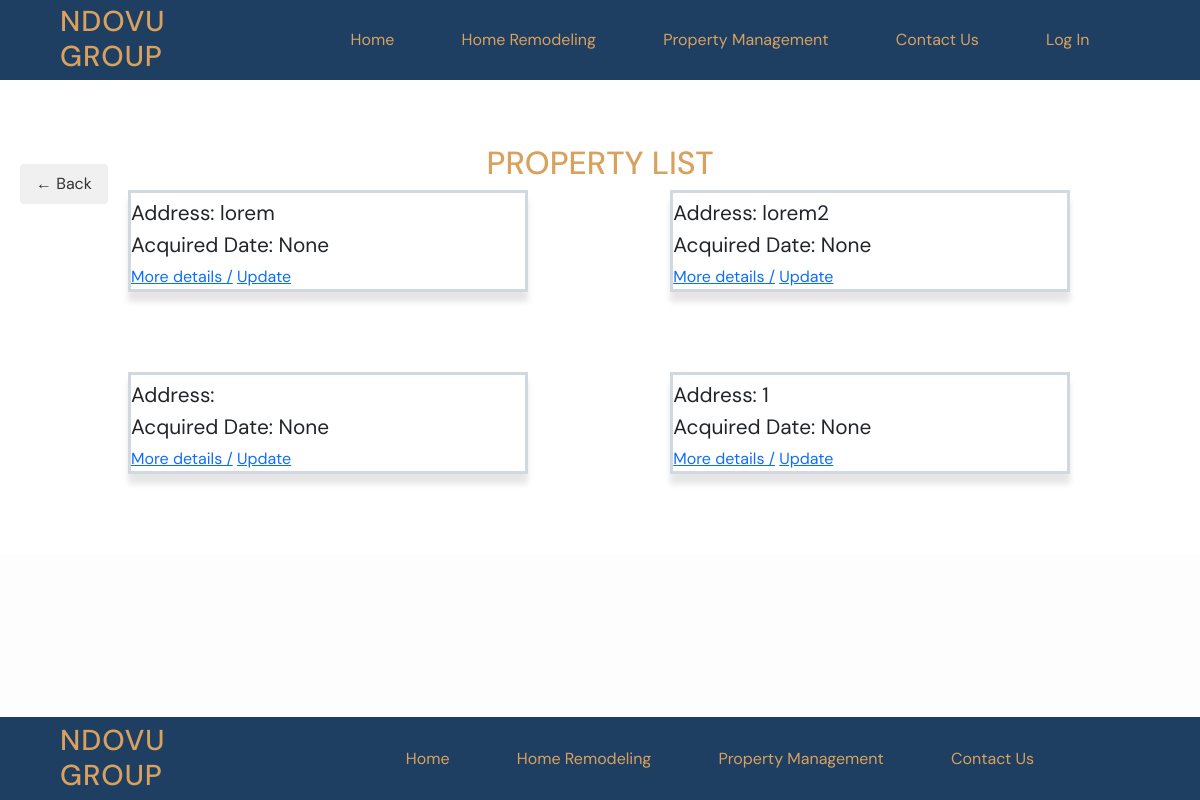
Before: /property/property/ with the older database file.
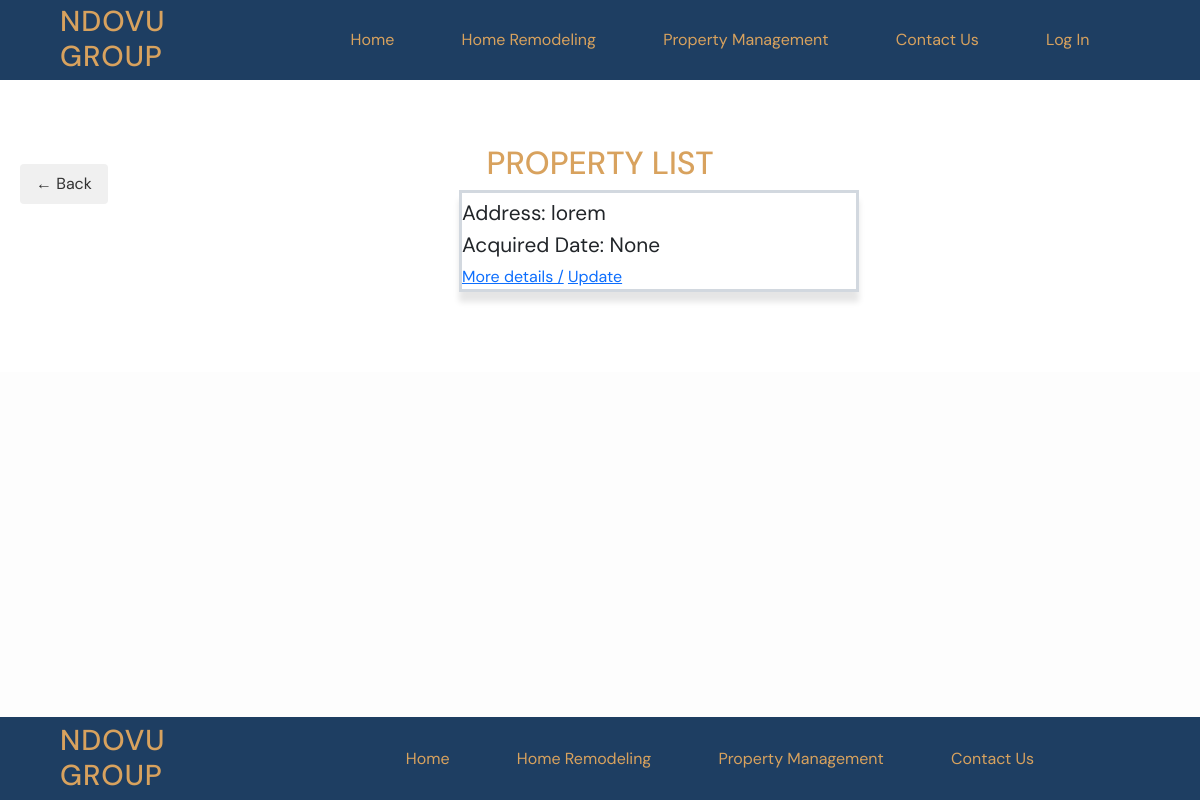
After: the same page with the newer database file.
### property/models.py (models this page shows, shortened)
class PropertyManagement(models.Model):
    property_owner = models.CharField(max_length=128)
    image = models.ImageField(upload_to="static/img")
    address = models.CharField(max_length=200)
    property_type = models.CharField(max_length=50)
    number_of_units = models.CharField(max_length=10)
    year_built = models.TextField()
    square_footage = models.CharField(max_length=10)
    acquired_date = models.DateField()

### property/views.py (the view)
# urls.py: path("property/", views.PropertyListView.as_view(), name="property_list"),
class PropertyListView(ListView): #scan ops
        template_name = "property/property_list.html"
        model = PropertyManagement

### templates/property/property_list.html (shortened to what this page needs)
{% extends 'base.html' %} {% load static %}  {% block content %}
<section class="projects-section center-column">
  <h1>Property List</h1>
  <div class="">
    {% for propertymanagement in propertymanagement_list %}
    <div class="project-card">
      <p>Address: {{ propertymanagement.address }}</p>
      <p>Acquired Date: {{ propertymanagement.acquired_date }}</p>
      <a href="{% url 'property_detail' propertymanagement.id %}"
        >More details /</a
      >
      <a href="{% url 'property_update' propertymanagement.id %}">Update</a>
    </div>
    {% endfor %}
  </div>
  <a href="{% url 'home' %}" class="back-button">← Back</a>
</section>
{% endblock content %}

Changed rows visible on the page:
removed PropertyManagement: address "lorem2", acquired_date "None"
removed PropertyManagement: acquired_date "None"
removed PropertyManagement: address "1", acquired_date "None"
